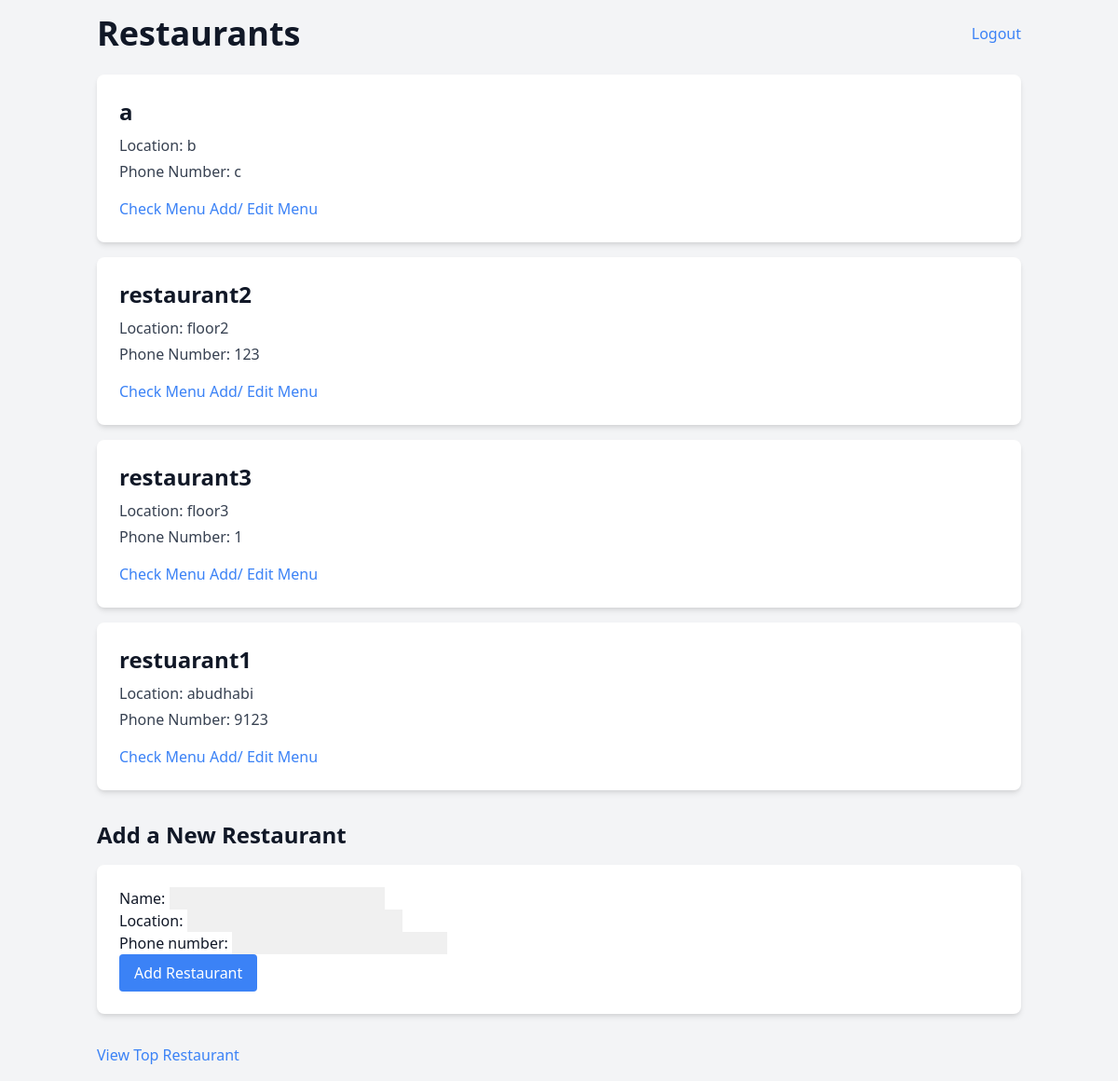
The app's page / (signed in), older data.
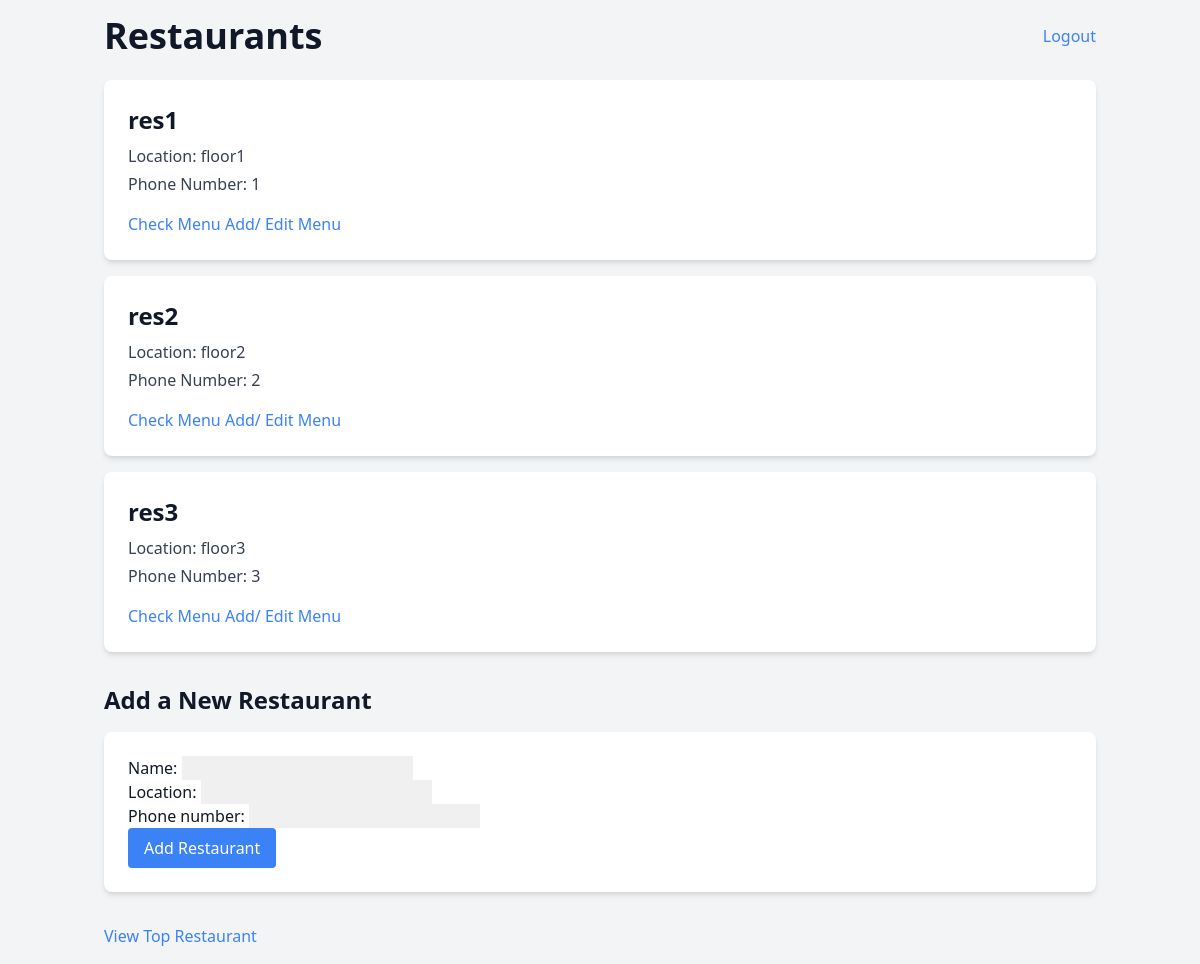
The same page, newer data.
### restaurant/models.py (models this page shows, shortened)
class Restaurant(models.Model):
    name = models.CharField(max_length=255)
    location = models.CharField(max_length=255)
    phone_number = models.CharField(max_length=255)
    class Meta:
        ordering = ('name', )

### restaurant/views.py (the view)
# urls.py: path("", include("restaurant.urls")),
@login_required
def restaurant(request):
    if request.method == 'POST':
        form = RestaurantForm(request.POST)
        if form.is_valid():
            form.save()
            return redirect('restaurant:restaurant')
    else:
        form = RestaurantForm()
    restaurants = Restaurant.objects.all()
    return render(request, 'restaurant/index.html', {
        'restaurants': restaurants,
        'form': form
    })

### restaurant/forms.py
class RestaurantForm(forms.ModelForm):
    class Meta:
        model = Restaurant
        fields = ['name', 'location', 'phone_number']

### restaurant/templates/restaurant/index.html (shortened to what this page needs)
<!DOCTYPE html>
<html lang="en">
<head>
    <link href="https://cdn.jsdelivr.net/npm/tailwindcss@2.2.19/dist/tailwind.min.css" rel="stylesheet">
</head>
<body class="bg-gray-100 text-gray-900">
    <div class="container mx-auto p-4">
        <div class="flex justify-between items-center mb-6">
            <h1 class="text-4xl font-bold">Restaurants</h1>
            {% if user.is_authenticated %}
                <a href="{% url 'restaurant:logout' %}" class="text-blue-500 hover:underline">Logout</a>
            {% else %}
                <a href="{% url 'restaurant:login' %}" class="text-blue-500 hover:underline">Login</a>
            {% endif %}
        </div>
        <ul class="space-y-4">
            {% for restaurant in restaurants %}
                <li class="bg-white p-6 rounded-lg shadow-md">
                    <h2 class="text-2xl font-semibold mb-2">{{ restaurant.name }}</h2>
                    <p class="text-gray-700 mb-1">Location: {{ restaurant.location }}</p>
                    <p class="text-gray-700 mb-4">Phone Number: {{ restaurant.phone_number }}</p>
                    <a href="{% url 'restaurant:menu2' restaurant.id %}" class="text-blue-500 hover:underline">Check Menu</a>
                    <a href="{% url 'restaurant:add_menu' restaurant.id %}" class="text-blue-500 hover:underline">Add/ Edit Menu</a>
                </li>
            {% endfor %}
        </ul>
        <div class="mt-8">
            <h2 class="text-2xl font-bold mb-4">Add a New Restaurant</h2>
            <form method="post" class="bg-white p-6 rounded-lg shadow-md">
            {{ form.as_p }}
            <button type="submit" class="bg-blue-500 text-white px-4 py-2 rounded">Add Restaurant</button>
            </form>
        </div>
        <div class="mt-8">
            <a href="{% url 'restaurant:results' %}" class="text-blue-500 hover:underline">View Top Restaurant</a>
        </div>
    </div>
</body>
</html>

### restaurant/templates/restaurant/index.html (style rules this page uses)
input[type="text"], input[type="email"], input[type="password"], textarea, select { background-color: #f0f0f0; }

Row changes from the older to the newer data that the page shows:
removed Restaurant: name "a", location "b", phone_number "c"
removed Restaurant: name "restaurant2", location "floor2", phone_number "123"
removed Restaurant: name "restaurant3", location "floor3", phone_number "1"
removed Restaurant: name "restuarant1", location "abudhabi", phone_number "9123"
added Restaurant: name "res1", location "floor1", phone_number "1"
added Restaurant: name "res2", location "floor2", phone_number "2"
added Restaurant: name "res3", location "floor3", phone_number "3"
